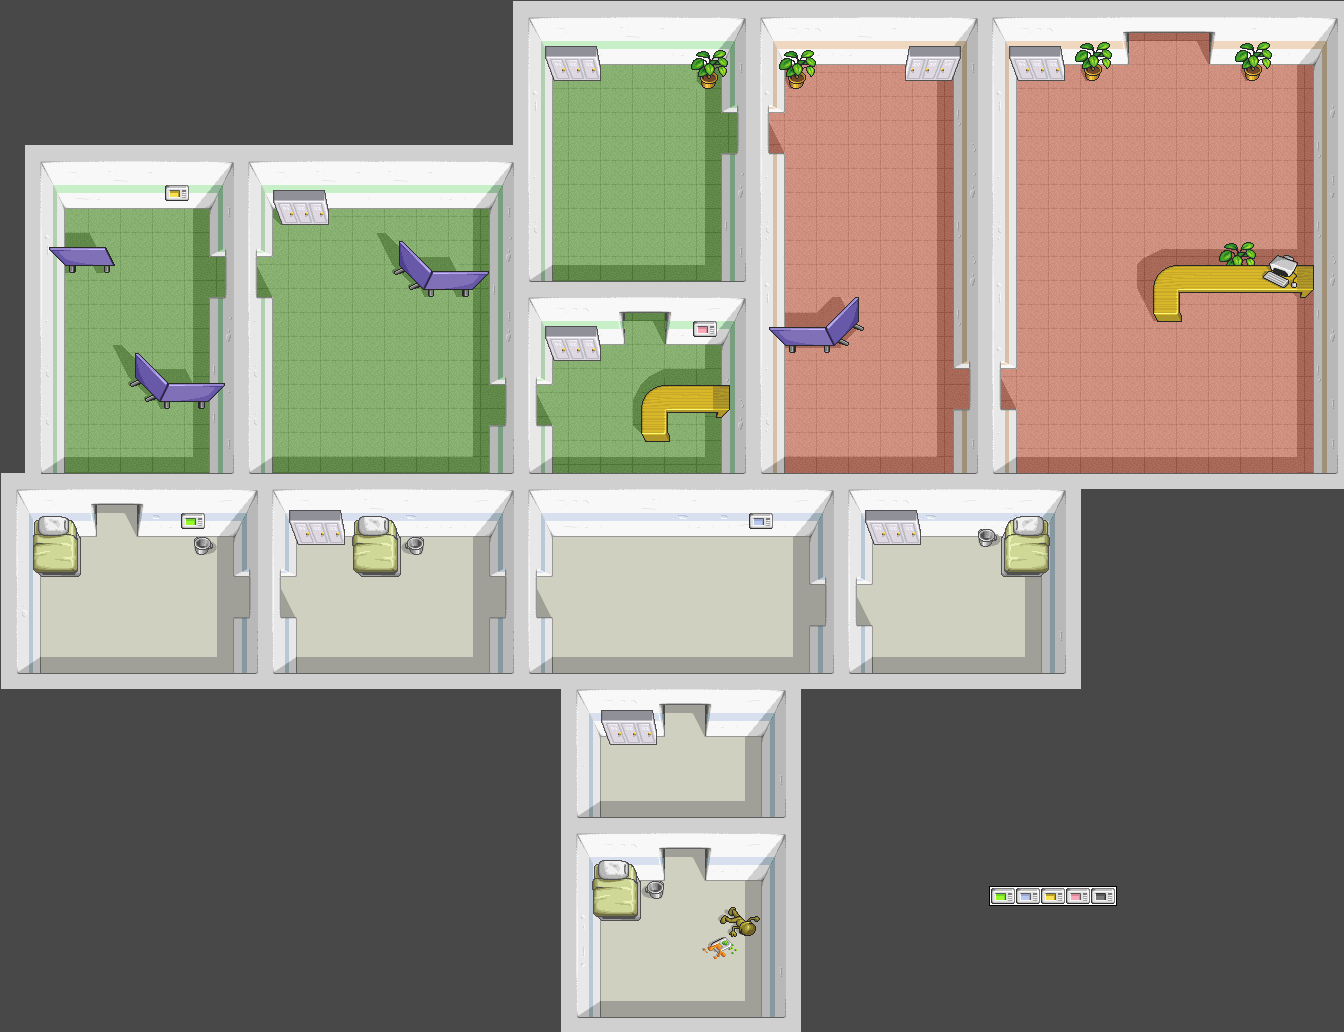

A level layout from a 2D game, rendered from its tile map. Below: a short description, then the map file with tile-grid data replaced by summaries:
An orthogonal 56x43 tile map with 24x24 px tiles, 1 tile layer (Ground).

<map version="1.0" orientation="orthogonal" width="56" height="43" tilewidth="24" tileheight="24">
 <tileset firstgid="1" name="testtiles-Tileset" tilewidth="24" tileheight="24">
  <image source="../tiled-qt-0.9.1/testtiles-Tileset.png" width="1152" height="1056" />
 </tileset>
 <layer name="Ground" width="56" height="43">
  <data>[2408 cells, 2408 non-empty, 794 distinct tile ids]</data>
 </layer>
</map>
